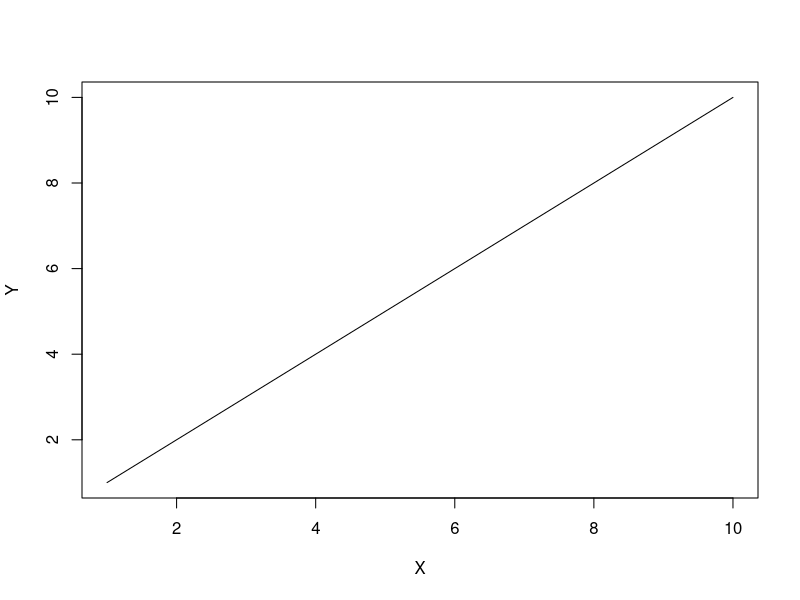
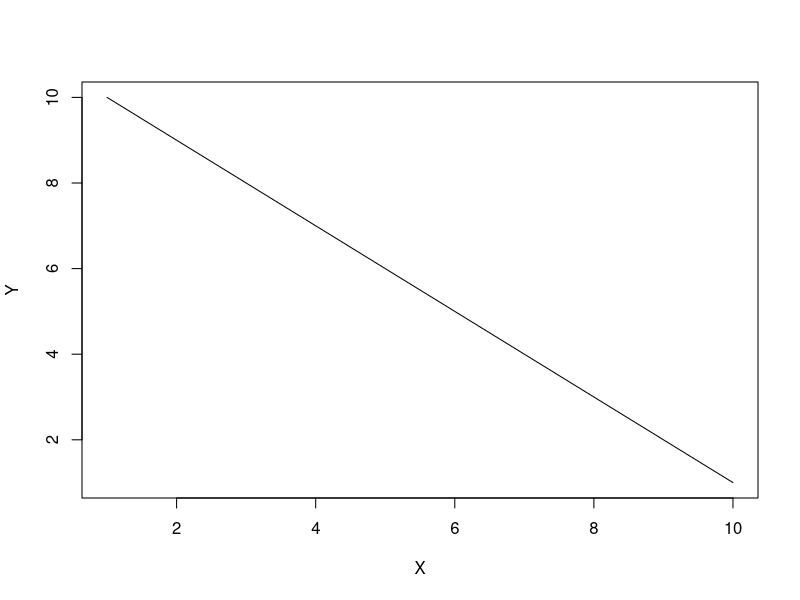

Write R code to recreate these figures, in order.
## ---- chunk 1
#| echo: false
#| fig-width: 8
#| fig-height: 6
#| fig-cap: "Figure 1: Caption describing the visualization"
# Insert visualization code here
plot(1:10, 1:10, type="l", xlab="X", ylab="Y")
## ---- chunk 2
#| echo: false
#| fig-width: 8
#| fig-height: 6
#| fig-cap: "Figure 2: Caption describing the visualization"
# Insert visualization code here
plot(10:1, 1:10, type="l", xlab="X", ylab="Y")
## ---- chunk 3
#| echo: false
#| tbl-cap: "Table 1: Statistical Results"
# Insert table generation code here
data.frame(
  Variable = c("Var1", "Var2", "Var3"),
  Coefficient = c(0.45, -0.21, 0.33),
  "p-value" = c("<0.001", "0.04", "0.01")
)
